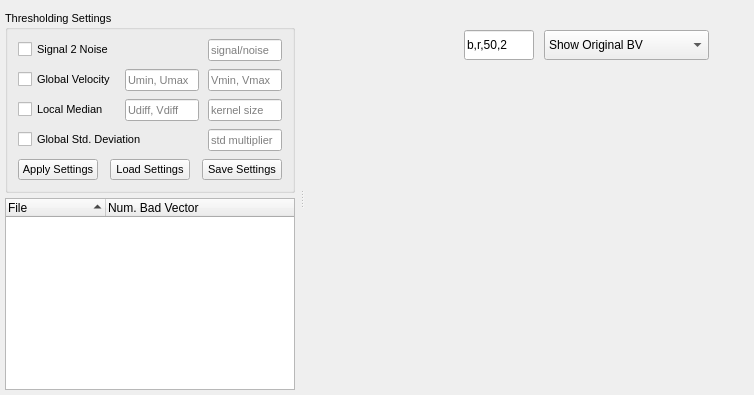
            <widget class="QWidget" name="validation_tab">
             <layout class="QGridLayout" name="gridLayout_4">
              <property name="leftMargin">
               <number>0</number>
              </property>
              <property name="topMargin">
               <number>0</number>
              </property>
              <property name="rightMargin">
               <number>0</number>
              </property>
              <property name="bottomMargin">
               <number>0</number>
              </property>
              <item row="0" column="0">
               <widget class="QSplitter" name="splitter">
                <property name="sizePolicy">
                 <sizepolicy hsizetype="Expanding" vsizetype="Preferred">
                  <horstretch>0</horstretch>
                  <verstretch>0</verstretch>
                 </sizepolicy>
                </property>
                <property name="orientation">
                 <enum>Qt::Horizontal</enum>
                </property>
                <widget class="QWidget" name="layoutWidget">
                 <layout class="QVBoxLayout" name="verticalLayout_2" stretch="0,0">
                  <property name="spacing">
                   <number>5</number>
                  </property>
                  <property name="leftMargin">
                   <number>5</number>
                  </property>
                  <property name="topMargin">
                   <number>10</number>
                  </property>
                  <property name="rightMargin">
                   <number>5</number>
                  </property>
                  <property name="bottomMargin">
                   <number>5</number>
                  </property>
                  <item>
                   <widget class="QGroupBox" name="settings_GB">
                    <property name="enabled">
                     <bool>true</bool>
                    </property>
                    <property name="sizePolicy">
                     <sizepolicy hsizetype="Preferred" vsizetype="Preferred">
                      <horstretch>0</horstretch>
                      <verstretch>0</verstretch>
                     </sizepolicy>
                    </property>
                    <property name="minimumSize">
                     <size>
                      <width>0</width>
                      <height>0</height>
                     </size>
                    </property>
                    <property name="font">
                     <font>
                      <pointsize>8</pointsize>
                      <weight>50</weight>
                      <italic>false</italic>
                      <bold>false</bold>
                      <kerning>true</kerning>
                     </font>
                    </property>
                    <property name="autoFillBackground">
                     <bool>false</bool>
                    </property>
                    <property name="title">
                     <string>Thresholding Settings</string>
                    </property>
                    <property name="alignment">
                     <set>Qt::AlignLeading|Qt::AlignLeft|Qt::AlignVCenter</set>
                    </property>
                    <property name="flat">
                     <bool>false</bool>
                    </property>
                    <property name="checkable">
                     <bool>false</bool>
                    </property>
                    <property name="checked">
                     <bool>false</bool>
                    </property>
                    <layout class="QGridLayout" name="gridLayout_5">
                     <property name="leftMargin">
                      <number>10</number>
                     </property>
                     <property name="topMargin">
                      <number>10</number>
                     </property>
                     <property name="rightMargin">
                      <number>10</number>
                     </property>
                     <property name="bottomMargin">
                      <number>10</number>
                     </property>
                     <property name="spacing">
                      <number>9</number>
                     </property>
                     <item row="0" column="0">
                      <layout class="QVBoxLayout" name="verticalLayout_5">
                       <property name="spacing">
                        <number>8</number>
                       </property>
                       <item>
                        <layout class="QGridLayout" name="gridLayout">
                         <property name="horizontalSpacing">
                          <number>9</number>
                         </property>
                         <item row="1" column="0">
                          <widget class="QCheckBox" name="global_velocity_CB">
                           <property name="enabled">
                            <bool>true</bool>
                           </property>
                           <property name="text">
                            <string>Global Velocity</string>
                           </property>
                          </widget>
                         </item>
                         <item row="1" column="1">
                          <widget class="QLineEdit" name="global_uVelocity_LE">
                           <property name="placeholderText">
                            <string>Umin, Umax</string>
                           </property>
                          </widget>
                         </item>
                         <item row="1" column="2">
                          <widget class="QLineEdit" name="global_vVelocity_LE">
                           <property name="placeholderText">
                            <string>Vmin, Vmax</string>
                           </property>
                          </widget>
                         </item>
                         <item row="2" column="0">
                          <widget class="QCheckBox" name="local_velocity_CB">
                           <property name="enabled">
                            <bool>true</bool>
                           </property>
                           <property name="text">
                            <string>Local Median</string>
                           </property>
                          </widget>
                         </item>
                         <item row="2" column="1">
                          <widget class="QLineEdit" name="local_velocity_LE">
                           <property name="placeholderText">
                            <string>Udiff, Vdiff</string>
                           </property>
                          </widget>
                         </item>
                         <item row="2" column="2">
                          <widget class="QLineEdit" name="local_kernel_LE">
                           <property name="placeholderText">
                            <string>kernel size</string>
                           </property>
                          </widget>
                         </item>
                         <item row="0" column="0">
                          <widget class="QCheckBox" name="s2n_CB">
                           <property name="enabled">
                            <bool>true</bool>
                           </property>
                           <property name="text">
                            <string>Signal 2 Noise</string>
                           </property>
                          </widget>
                         </item>
                         <item row="3" column="0" colspan="2">
                          <widget class="QCheckBox" name="global_std_CB">
                           <property name="enabled">
                            <bool>true</bool>
                           </property>
                           <property name="text">
                            <string>Global Std. Deviation</string>
                           </property>
                          </widget>
                         </item>
                         <item row="0" column="2">
                          <widget class="QLineEdit" name="s2n_LE">
                           <property name="enabled">
                            <bool>true</bool>
                           </property>
                           <property name="whatsThis">
                            <string>&lt;html&gt;&lt;head/&gt;&lt;body&gt;&lt;p&gt;&lt;br/&gt;&lt;/p&gt;&lt;/body&gt;&lt;/html&gt;</string>
                           </property>
                           <property name="text">
                            <string/>
                           </property>
                           <property name="frame">
                            <bool>true</bool>
                           </property>
                           <property name="placeholderText">
                            <string>signal/noise</string>
                           </property>
                          </widget>
                         </item>
                         <item row="3" column="2">
                          <widget class="QLineEdit" name="global_std_LE">
                           <property name="placeholderText">
                            <string>std multiplier</string>
                           </property>
                          </widget>
                         </item>
                        </layout>
                       </item>
                       <item>
                        <layout class="QHBoxLayout" name="horizontalLayout">
                         <property name="spacing">
                          <number>12</number>
                         </property>
                         <item>
                          <widget class="QPushButton" name="apply_settings_PB">
                           <property name="text">
                            <string>Apply Settings</string>
                           </property>
                          </widget>
                         </item>
                         <item>
                          <widget class="QPushButton" name="load_settings_PB">
                           <property name="text">
                            <string>Load Settings</string>
                           </property>
                          </widget>
                         </item>
                         <item>
                          <widget class="QPushButton" name="save_settings_PB">
                           <property name="enabled">
                            <bool>true</bool>
                           </property>
                           <property name="text">
                            <string>Save Settings</string>
                           </property>
                          </widget>
                         </item>
                        </layout>
                       </item>
                      </layout>
                     </item>
                    </layout>
                   </widget>
                  </item>
                  <item>
                   <widget class="QTreeWidget" name="files_TW">
                    <property name="enabled">
                     <bool>true</bool>
                    </property>
                    <property name="sizePolicy">
                     <sizepolicy hsizetype="Expanding" vsizetype="Expanding">
                      <horstretch>0</horstretch>
                      <verstretch>0</verstretch>
                     </sizepolicy>
                    </property>
                    <property name="minimumSize">
                     <size>
                      <width>0</width>
                      <height>0</height>
                     </size>
                    </property>
                    <property name="autoScroll">
                     <bool>true</bool>
                    </property>
                    <property name="indentation">
                     <number>0</number>
                    </property>
                    <property name="itemsExpandable">
                     <bool>true</bool>
                    </property>
                    <property name="sortingEnabled">
                     <bool>true</bool>
                    </property>
                    <property name="animated">
                     <bool>true</bool>
                    </property>
                    <property name="allColumnsShowFocus">
                     <bool>false</bool>
                    </property>
                    <property name="wordWrap">
                     <bool>false</bool>
                    </property>
                    <property name="headerHidden">
                     <bool>false</bool>
                    </property>
                    <attribute name="headerShowSortIndicator" stdset="0">
                     <bool>true</bool>
                    </attribute>
                    <column>
                     <property name="text">
                      <string>File</string>
                     </property>
                    </column>
                    <column>
                     <property name="text">
                      <string>Num. Bad Vector</string>
                     </property>
                    </column>
                   </widget>
                  </item>
                 </layout>
                </widget>
                <widget class="QWidget" name="plot_widget" native="true">
                 <property name="enabled">
                  <bool>true</bool>
                 </property>
                 <property name="sizePolicy">
                  <sizepolicy hsizetype="Preferred" vsizetype="Preferred">
                   <horstretch>1</horstretch>
                   <verstretch>1</verstretch>
                  </sizepolicy>
                 </property>
                 <property name="minimumSize">
                  <size>
                   <width>450</width>
                   <height>0</height>
                  </size>
                 </property>
                 <property name="autoFillBackground">
                  <bool>false</bool>
                 </property>
                 <widget class="QLineEdit" name="plot_settings_LE">
                  <property name="geometry">
                   <rect>
                    <x>160</x>
                    <y>30</y>
                    <width>70</width>
                    <height>30</height>
                   </rect>
                  </property>
                  <property name="sizePolicy">
                   <sizepolicy hsizetype="Fixed" vsizetype="Fixed">
                    <horstretch>0</horstretch>
                    <verstretch>0</verstretch>
                   </sizepolicy>
                  </property>
                  <property name="minimumSize">
                   <size>
                    <width>70</width>
                    <height>0</height>
                   </size>
                  </property>
                  <property name="maximumSize">
                   <size>
                    <width>70</width>
                    <height>16777215</height>
                   </size>
                  </property>
                  <property name="text">
                   <string>b,r,50,2</string>
                  </property>
                  <property name="placeholderText">
                   <string>b,r,50,2</string>
                  </property>
                 </widget>
                 <widget class="QComboBox" name="BV_settings_CB">
                  <property name="geometry">
                   <rect>
                    <x>240</x>
                    <y>30</y>
                    <width>165</width>
                    <height>30</height>
                   </rect>
                  </property>
                  <property name="sizePolicy">
                   <sizepolicy hsizetype="Fixed" vsizetype="Fixed">
                    <horstretch>0</horstretch>
                    <verstretch>0</verstretch>
                   </sizepolicy>
                  </property>
                  <property name="minimumSize">
                   <size>
                    <width>165</width>
                    <height>30</height>
                   </size>
                  </property>
                  <property name="maximumSize">
                   <size>
                    <width>165</width>
                    <height>16777215</height>
                   </size>
                  </property>
                  <item>
                   <property name="text">
                    <string>Show Original BV</string>
                   </property>
                  </item>
                  <item>
                   <property name="text">
                    <string>Show Replaced BV</string>
                   </property>
                  </item>
                  <item>
                   <property name="text">
                    <string>Do Not Show BV</string>
                   </property>
                  </item>
                  <item>
                   <property name="text">
                    <string>Only Show BV</string>
                   </property>
                  </item>
                 </widget>
                </widget>
               </widget>
              </item>
             </layout>
            </widget>
